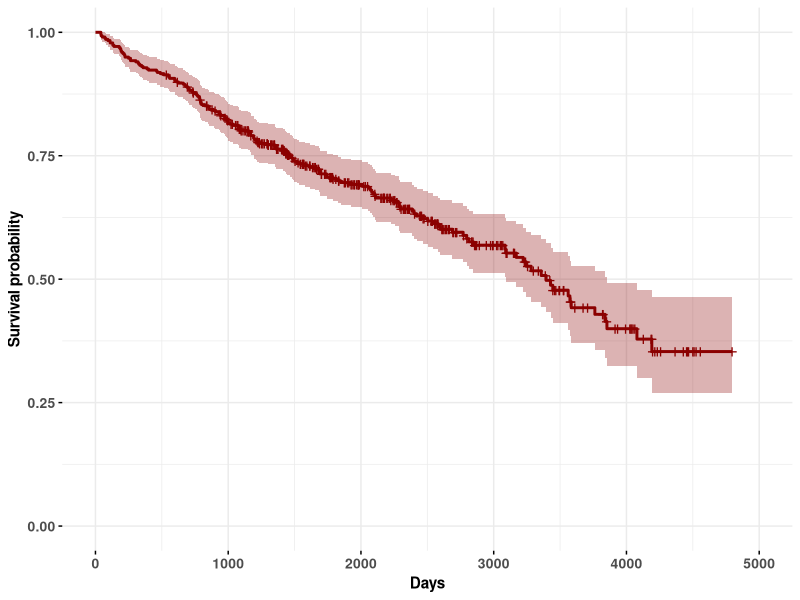
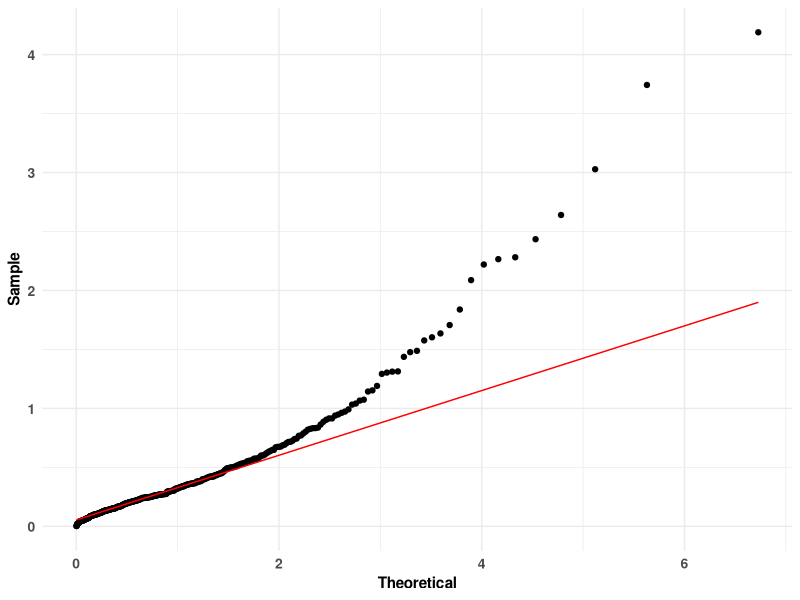
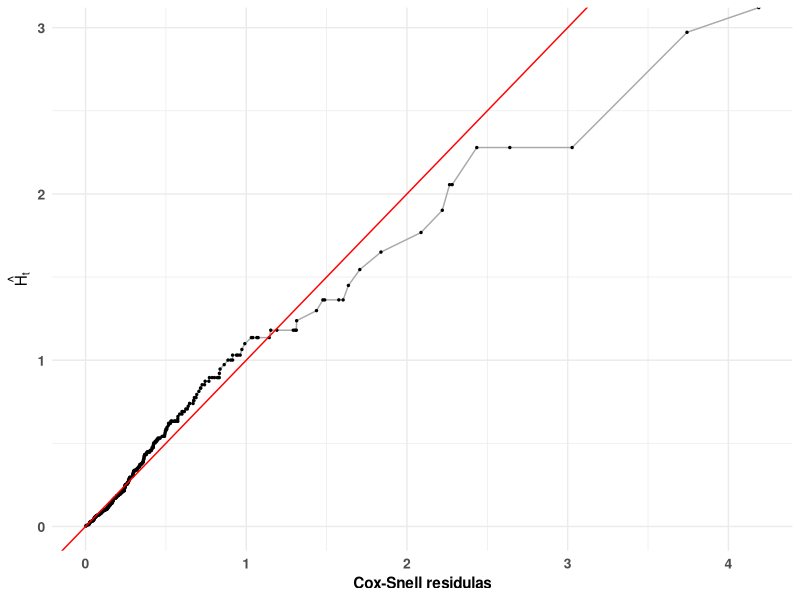
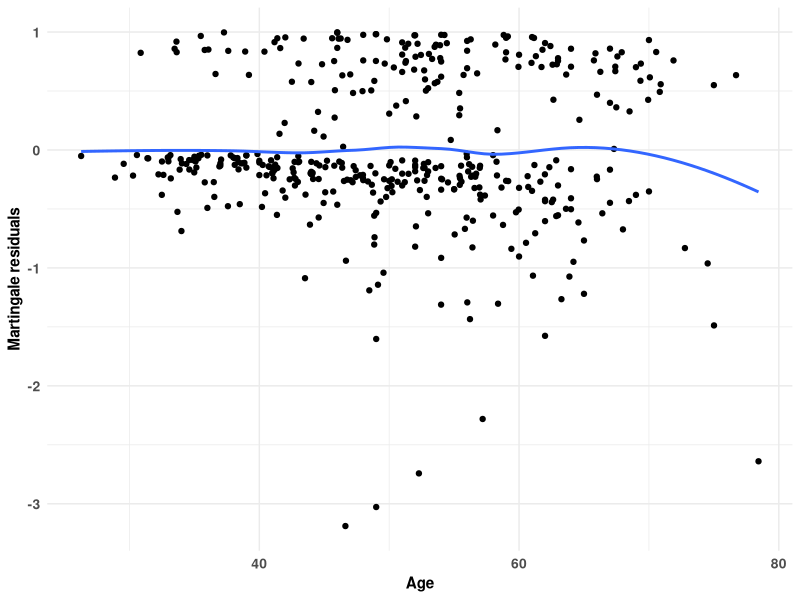
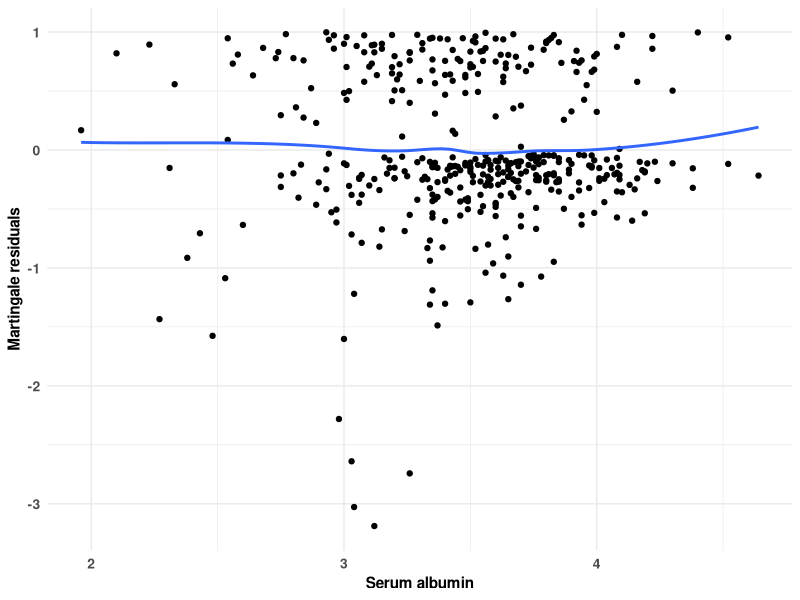
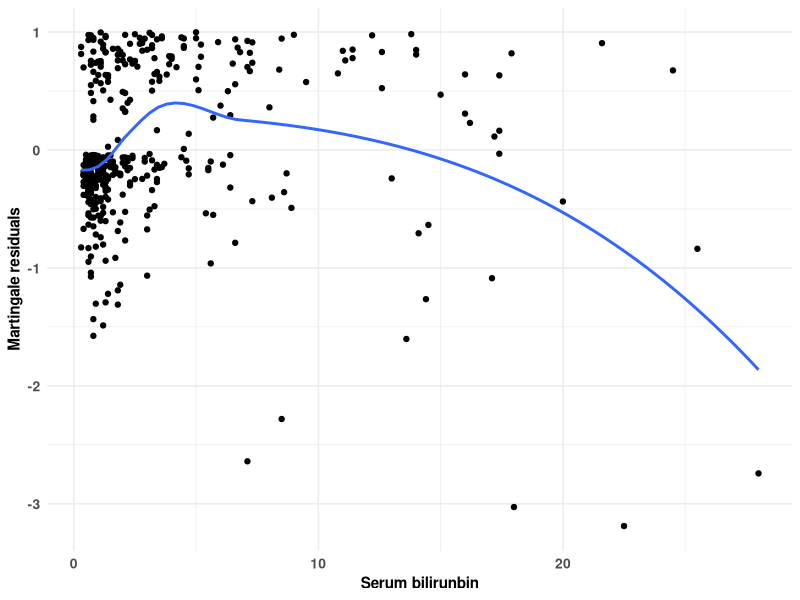
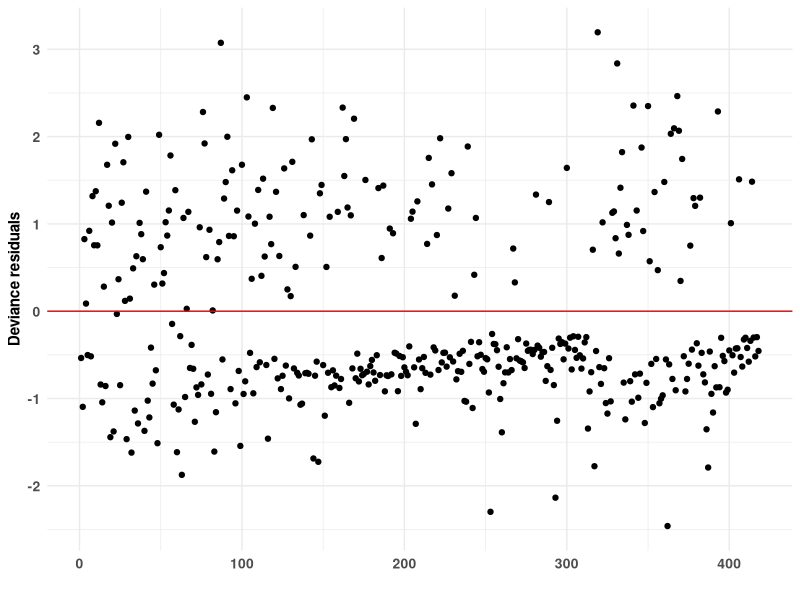
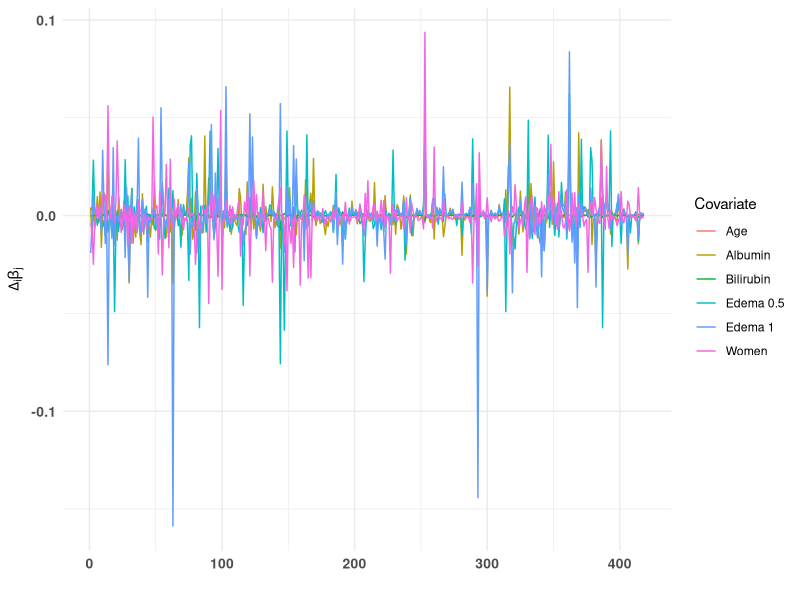

R code for these plots, in order:
####################################################################
# Residuals analysis Cox proportional hazards model                 
# Author: Jose Antonio Perusquia Cortes
# Afil: Facultad de Ciencias - UNAM
# Module: Survival analysis 
####################################################################

####################################################################
# Libraries
library(here)           # Version 1.0.1
library(ggplot2)        # Version 3.5.2  
library(ggthemes)       # Version 5.1.0
library(dplyr)          # Version 1.1.4
library(readxl)         # Version 1.4.4
library(survival)       # Version 3.8-3
library(survminer)      # Version 0.5.0
library(MASS)           # Version 7.3-60
####################################################################

####################################################################
# Base theme for the plots
theme_pbc = theme_minimal()+
  theme(axis.title.x = element_text(size = 11,face='bold'),
        axis.title.y = element_text(size = 11,face='bold'),
        axis.text.x = element_text(size=10,face='bold'),
        axis.text.y = element_text(size=10,face='bold'))

theme_set(theme_pbc)

####################################################################
# Mayo Clinic Primary Biliary Cholangitis Data
pbc=pbc
glimpse(pbc)
####################################################################

####################################################################
# Nonparametric survival estimates

# Kaplan-Meier survival estimate
km = survfit(Surv(time,status==2)~1,data=pbc)

# Plot of the survival function using survminer
ggsurvplot(km,ggtheme=theme_pbc,legend='none',
           conf.int = T,palette='darkred',
           conf.int.alpha = .3,
           conf.int.fill = "darkred",
           xlab='Days')
####################################################################

####################################################################
# Cox proportional hazards model

# Transform variables into factors
pbc_cox = pbc%>%
  dplyr::select(id,time,status,age,sex,edema,bili,albumin)%>%
  mutate(sex=factor(sex),
         edema=factor(edema))

# Cox model
cox_pbc = coxph(Surv(time,status==2)~sex+edema+
                  age+bili+albumin,
                  data=pbc_cox)
summary(cox_pbc)
####################################################################

####################################################################
# Cox - Snell 
res_mart = residuals(cox_pbc,type='martingale')
res_cs = (pbc_cox$status == 2) - res_mart
pbc_cox$res_cs = res_cs

# qqplot against exponential
expo = rexp(418,1)
df = data.frame(x=expo,y=pbc_cox)

ggplot(data=pbc_cox,aes(sample=res_cs))+
  stat_qq(distribution=qexp,dparams=list(1))+
  labs(x="Theoretical",y="Sample")+
  stat_qq_line(distribution=qexp,dparams=list(1),
               col="red")

# Fit a Cox regression using Cox - Snell residuals
fit_cs = survfit(Surv(res_cs, status == 2) ~ 1, data = pbc_cox)

# Plot cumulative hazard
df = data.frame(x=fit_cs$time,y=-log(fit_cs$surv))

ggplot(data=df,aes(x=x,y=y))+
  geom_line(col='darkgrey')+
  geom_point(size=.5)+
  labs(x="Cox-Snell residulas",y=expression(hat(H[t])))+
  geom_abline(intercept=0,slope=1,col="red")
####################################################################

####################################################################
# Martingale residuals vs continuous variables
pbc_cox$res_mart = res_mart

ggplot(data=pbc_cox,aes(x=age,y=res_mart))+
  geom_point()+
  geom_smooth(method = "loess", se = F, span = 0.75)+
  labs(x='Age',y='Martingale residuals')

ggplot(data=pbc_cox,aes(x=albumin,y=res_mart))+
  geom_point()+
  geom_smooth(method = "loess", se = F, span = 0.75)+
  labs(x='Serum albumin',y='Martingale residuals')

ggplot(data=pbc_cox,aes(x=bili,y=res_mart))+
  geom_point()+
  geom_smooth(method = "loess", se = F, span = 0.75)+
  labs(x='Serum bilirunbin',y='Martingale residuals')
####################################################################

####################################################################
# Deviance residuals
res_dev = residuals(cox_pbc,type='deviance')
pbc_cox$res_dev = res_dev

ggplot(data=pbc_cox,aes(x=id,y=res_dev))+
  geom_point()+
  geom_hline(yintercept=0,col='red')+
  labs(x="",y="Deviance residuals")
####################################################################

####################################################################
# Delta-betas
res_db = residuals(cox_pbc, type = "dfbeta")

id = rep(c(1:418),6)

vars = c(rep('Women',418),rep('Edema 0.5', 418),
         rep('Edema 1',418), rep('Age',418),
         rep('Bilirubin',418),rep('Albumin',418))

vals = c(res_db[,1],res_db[,2],
         res_db[,3],res_db[,4],
         res_db[,5],res_db[,6])

db_df=data.frame(x=id,y=vals,name=vars)

ggplot(data=db_df,aes(x=x,y=y,col=name))+
  geom_line()+
  labs(x='',y=expression(Delta[i]*beta[j]),
       color = "Covariate")
####################################################################

####################################################################
# Likelihood displacement
LD = numeric(418)
res_u = residuals(cox_pbc,type='score')
var_beta = cox_pbc$var

for(i in 1:418){
  LD[i]=t(res_u[i,])%*%var_beta%*%res_u[i,]
}

id = c(1:418)
LD_df = data.frame(x=id,y=LD)

ggplot(data=LD_df,aes(x=id,y=y))+
  geom_point()+
  labs(x="",y=expression(LD[i]))

pbc_cox[which(LD>.2),]
LD[which(LD>.2)]
####################################################################

####################################################################
# Schoenfeld residuals 
res_sch = residuals(cox_pbc,type='schoenfeld')

s_res_sch = matrix(nrow = 161,ncol=6)

for(i in 1:161){
  s_res_sch[i,] = t(161*cox_pbc$var%*%res_sch[i,])+cox_pbc$coefficients
}

s_res_sch = as.data.frame(s_res_sch)
s_res_sch = s_res_sch%>%
  rename('Women'=V1,'Edema.5'=V2,'Edema1'=V3,
         'Age'=V4,'Bilirubin'=V5,'Albumin'=V6)%>%
  mutate(time=pbc$time[which(pbc$status==2)])

ggplot(data=s_res_sch,aes(x=time,y=Women))+
  geom_point()+
  geom_smooth(method = "loess", se = F, span = 0.75)+
  labs(x='Survival time',y='Schoenfeld residuals')

ggplot(data=s_res_sch,aes(x=time,y=Edema.5))+
  geom_point()+
  geom_smooth(method = "loess", se = F, span = 0.75)+
  labs(x='Survival time',y='Schoenfeld residuals')

ggplot(data=s_res_sch,aes(x=time,y=Edema1))+
  geom_point()+
  geom_smooth(method = "loess", se = F, span = 0.75)+
  labs(x='Survival time',y='Schoenfeld residuals')

ggplot(data=s_res_sch,aes(x=time,y=Age))+
  geom_point()+
  geom_smooth(method = "loess", se = F, span = 0.75)+
  labs(x='Survival time',y='Schoenfeld residuals')

ggplot(data=s_res_sch,aes(x=time,y=Bilirubin))+
  geom_point()+
  geom_smooth(method = "loess", se = F, span = 0.75)+
  labs(x='Survival time',y='Schoenfeld residuals')

ggplot(data=s_res_sch,aes(x=time,y=Albumin))+
  geom_point()+
  geom_smooth(method = "loess", se = F, span = 0.75)+
  labs(x='Survival time',y='Schoenfeld residuals')

# ZPH test
zph=cox.zph(cox_pbc,terms=F)
####################################################################